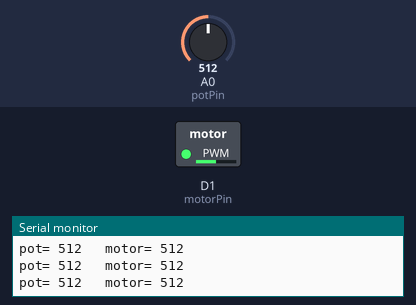
A sketch run on a simulated ESP8266 (Wemos D1 mini). On the bench: switched loads named in the sketch (green lamp = pin HIGH), the last lines printed to the serial monitor. Inputs (shaded band) come from the test bench; at power-on: A0 (potPin) = 512.

Above: at 2.7 s.
2.8 s: A0 (potPin) set to 716
At 3.8 s:
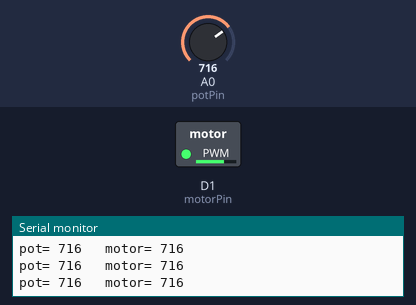
4.3 s: A0 (potPin) set to 900
At 5.1 s:
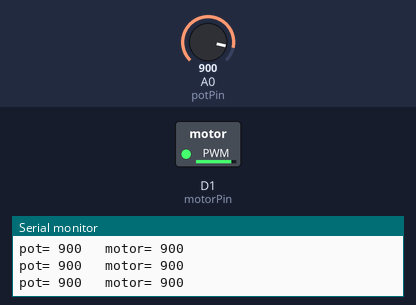
5.8 s: A0 (potPin) set to 122
At 6.4 s:
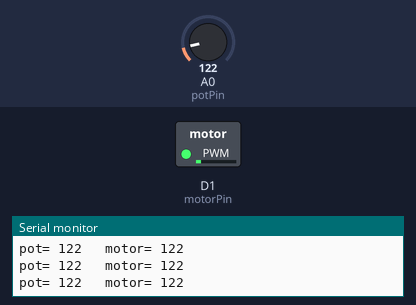
7.3 s: A0 (potPin) set to 511
At 7.7 s:
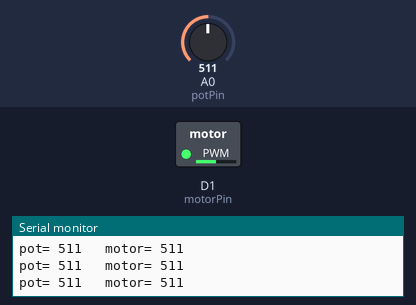
Timing chart, 0 to 9.8 s (numbered marks = the images above; inputs shaded):
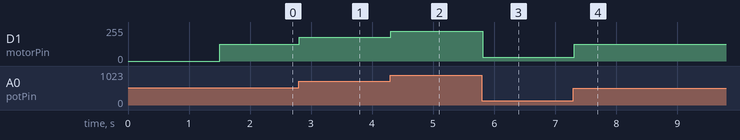

Measured:
- after the input at 2.8 s, D1 (motorPin): 127/255 → 178/255 at once
- after the input at 4.3 s, D1 (motorPin): 178/255 → 224/255 at once
- after the input at 5.8 s, D1 (motorPin): 224/255 → 30/255 at once
- after the input at 7.3 s, D1 (motorPin): 30/255 → 127/255 at once

The sketch:

Chain.ino
```cpp
/*
   Brushed Motor Speed Control
   Using Wemos D1 Mini
*/

#define Sketch "Chain"

int motorPin = D1;
int maxPwm = 1023;                     //0-1023 for ESP, 0-255 for Arduino
int potPin = A0;
int potValue = 0;

void setup() {
  Serial.begin(115200);
  Serial.println();
  Serial.println();
  Serial.println(Sketch);
  Serial.println();
  delay(1500);
}


void loop() {
  /*
    analogWrite(motorPin, 1023);        //Start
    delay(10);
    analogWrite(motorPin, 256);
    delay(5000);
  */
  int i = getPotValue();
  analogWrite(motorPin, i);
  delay(100);
}


int getPotValue() {
  int potV = analogRead(potPin);
  //int motorV = map(potV, 0, 1023, 0, 255);  //For Arduino boards (0-255)
  int motorV = potV;                        //For ESP8266 (0-1023)
  Serial.print(F("pot= "));
  Serial.print(potV);
  Serial.print(F("   "));
  Serial.print(F("motor= "));
  Serial.println(motorV);
  return motorV;
}
```
